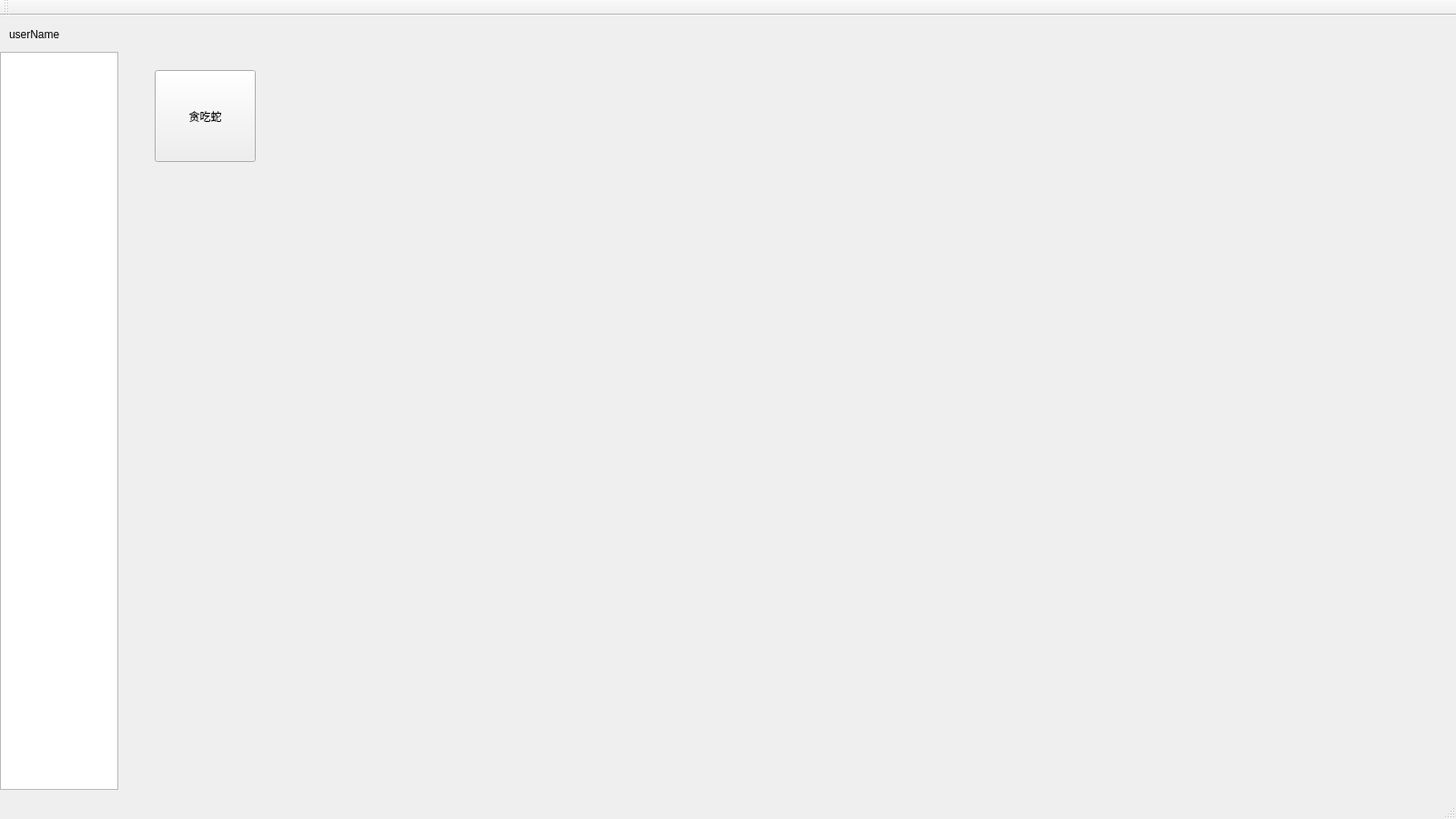
<?xml version="1.0" encoding="UTF-8"?>
<ui version="4.0">
 <class>MainWindow</class>
 <widget class="QMainWindow" name="MainWindow">
  <property name="geometry">
   <rect>
    <x>0</x>
    <y>0</y>
    <width>1600</width>
    <height>900</height>
   </rect>
  </property>
  <property name="windowTitle">
   <string>MainWindow</string>
  </property>
  <property name="unifiedTitleAndToolBarOnMac">
   <bool>false</bool>
  </property>
  <widget class="QWidget" name="centralWidget">
   <widget class="QWidget" name="wdg_userInfo" native="true">
    <property name="geometry">
     <rect>
      <x>0</x>
      <y>0</y>
      <width>131</width>
      <height>41</height>
     </rect>
    </property>
    <widget class="QLabel" name="lb_userName">
     <property name="geometry">
      <rect>
       <x>10</x>
       <y>10</y>
       <width>61</width>
       <height>21</height>
      </rect>
     </property>
     <property name="text">
      <string>userName</string>
     </property>
    </widget>
   </widget>
   <widget class="QListWidget" name="listWidget">
    <property name="geometry">
     <rect>
      <x>0</x>
      <y>40</y>
      <width>130</width>
      <height>811</height>
     </rect>
    </property>
   </widget>
   <widget class="QStackedWidget" name="wdg_stack">
    <property name="geometry">
     <rect>
      <x>130</x>
      <y>0</y>
      <width>1470</width>
      <height>850</height>
     </rect>
    </property>
    <property name="currentIndex">
     <number>0</number>
    </property>
    <widget class="QWidget" name="page">
     <widget class="QPushButton" name="pb_snake">
      <property name="geometry">
       <rect>
        <x>40</x>
        <y>60</y>
        <width>111</width>
        <height>101</height>
       </rect>
      </property>
      <property name="text">
       <string>贪吃蛇</string>
      </property>
     </widget>
    </widget>
    <widget class="QWidget" name="page_2"/>
   </widget>
  </widget>
  <widget class="QMenuBar" name="menuBar">
   <property name="geometry">
    <rect>
     <x>0</x>
     <y>0</y>
     <width>1600</width>
     <height>17</height>
    </rect>
   </property>
  </widget>
  <widget class="QToolBar" name="mainToolBar">
   <attribute name="toolBarArea">
    <enum>TopToolBarArea</enum>
   </attribute>
   <attribute name="toolBarBreak">
    <bool>false</bool>
   </attribute>
  </widget>
  <widget class="QStatusBar" name="statusBar"/>
 </widget>
 <layoutdefault spacing="6" margin="11"/>
 <resources/>
 <connections/>
</ui>
